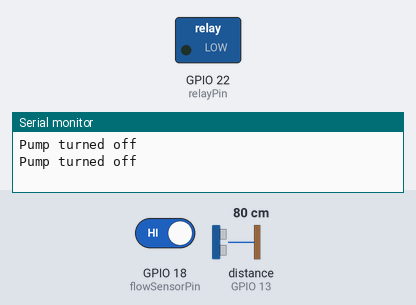
This sketch was run on a simulated ESP32. Parts: switched loads named in the sketch (green lamp = pin HIGH), the last lines printed to the serial monitor. Wiring (inferred from the names in the program): ultrasonic range finder: trigger GPIO 12; echo GPIO 13. Inputs (shaded band) come from the test bench; at power-on: distance to the obstacle (sensor on GPIO 13) 80 cm, GPIO 18 (flowSensorPin) HIGH. The echo pulse lasts 58.3 µs per cm; pins used as bus, display or sensor lines are not drawn.

Above: at 2.2 s.
2.3 s: distance to the obstacle (sensor on GPIO 13) set to 17 cm
4.2 s: distance to the obstacle (sensor on GPIO 13) set to 13 cm
At 6.1 s:
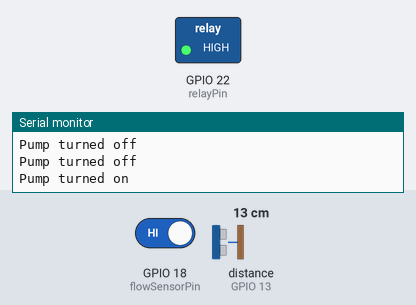
6.5 s: distance to the obstacle (sensor on GPIO 13) set to 18 cm
At 8.0 s:
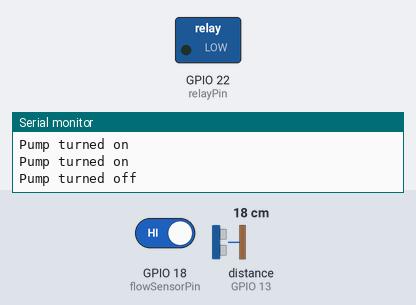
8.9 s: distance to the obstacle (sensor on GPIO 13) set to 9 cm
At 10.8 s:
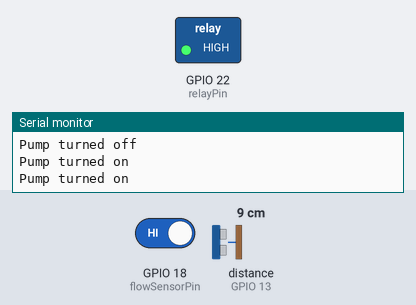
Timing chart, 0 to 11.9 s (numbered marks = the images above; inputs shaded):
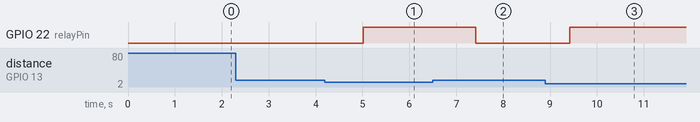

The sketch:

esp32Mastercode.ino
```cpp
// code for the slave esp32
#include <WiFi.h>
#include <esp_wifi.h>
#include <esp_bt.h>

// Function forward declaration
void sendStatusToMaster(String message);
int ultrasonic(); // Function declaration for ultrasonic sensor
int readFlowSensor(); // Function declaration for reading flow sensor

// Define your Wi-Fi credentials
const char* ssid = "your_wifi_ssid";
const char* password = "your_wifi_password";

// Define master ESP32 IP address and port
IPAddress masterIP(192, 168, 1, 1); // Change this to the master ESP32's IP address
const int port = 1234; // Change this to the port you want to use

WiFiClient client;

// Define pin numbers for sensors and relay
const int flowSensorPin = 18;
const int relayPin = 22; // Change this to the pin connected to relay
const int trig = 12; // Ultrasonic sensor trig pin
const int echo = 13; // Ultrasonic sensor echo pin

// Define tank parameters
const int MaxLevel = 15; // Maximum tank height (in CM)
const int Level1 = (MaxLevel * 75) / 100;
const int Level2 = (MaxLevel * 65) / 100;
const int Level3 = (MaxLevel * 55) / 100;
const int Level4 = (MaxLevel * 35) / 100;

bool waterPresent = false;
bool tankFull = false;
bool pumpFault = false;
unsigned long lastFlowCheckTime = 0;
int lastFlowSensorValue = 0;
unsigned long lastWifiConnectAttempt = 0;
const unsigned long wifiConnectInterval = 60000; // 1 minute interval for WiFi connection attempts
const unsigned long wifiConnectTimeout = 15000; // 15 seconds timeout for WiFi connection

void setup() {
  Serial.begin(115200);
  delay(1000);

  // Setup pins
  pinMode(flowSensorPin, INPUT_PULLUP); // Use internal pull-up resistor
  pinMode(relayPin, OUTPUT);
  pinMode(trig, OUTPUT); // Define ultrasonic sensor trig pin as output
  pinMode(echo, INPUT); // Define ultrasonic sensor echo pin as input

  // Disable WiFi and Bluetooth to save power during sleep
  WiFi.mode(WIFI_OFF);
  btStop();
}

void loop() {
  // Read sensor data
  int flowSensorValue = readFlowSensor(); // Read flow sensor
  int ultrasonicSensorValue = ultrasonic(); // Read ultrasonic sensor data

  // Add logic to interpret sensor data and make decisions
  // For now, let's assume water presence is detected if the sensor value is above a threshold
  waterPresent = (flowSensorValue == HIGH); // Adjust threshold as per your sensor

  // Interpret ultrasonic sensor data to determine tank fullness based on provided levels
  if (ultrasonicSensorValue <= MaxLevel) {
    if (ultrasonicSensorValue >= Level1) {
      tankFull = false;
    } else if (ultrasonicSensorValue >= Level2) {
      tankFull = false;
    } else if (ultrasonicSensorValue >= Level3) {
      tankFull = false;
    } else if (ultrasonicSensorValue >= Level4) {
      tankFull = true;
    }
  } else {
    // Ultrasonic sensor reading above tank max level, consider tank full
    tankFull = true;
  }

  // Check for low flow rate indicating pump fault or water supply cutoff
  if (waterPresent && millis() - lastFlowCheckTime > 5000) {
    int currentFlowSensorValue = readFlowSensor();
    if (currentFlowSensorValue == lastFlowSensorValue) {
      pumpFault = true;
      Serial.println("Pump fault detected");
      sendStatusToMaster("Pump fault detected");
    }
    lastFlowCheckTime = millis();
    lastFlowSensorValue = currentFlowSensorValue;
  }

  // Check if water is being pumped
  if (waterPresent && !tankFull && !pumpFault) {
    // If water present, tank not full, and no pump fault, turn on pump
    digitalWrite(relayPin, HIGH);
    Serial.println("Pump turned on");
    lastFlowCheckTime = millis();
    lastFlowSensorValue = flowSensorValue;

    // Send status to master
    sendStatusToMaster("Water present and pumping");
  } else {
    // If water not being pumped, turn off pump
    digitalWrite(relayPin, LOW);
    Serial.println("Pump turned off");
  }

  // Enter light sleep mode until conditions change
  esp_sleep_enable_timer_wakeup(30000000); // Wake up every 30 seconds (30,000,000 microseconds)
  esp_light_sleep_start();
}

void sendStatusToMaster(String message) {
  if (client.connect(masterIP, port)) {
    client.println(message);
    // Close the connection
    client.stop();
  }
}

int ultrasonic() {
  digitalWrite(trig, LOW);
  delayMicroseconds(4);
  digitalWrite(trig, HIGH);
  delayMicroseconds(10);
  digitalWrite(trig, LOW);
  long t = pulseIn(echo, HIGH);
  int distance = t / 29 / 2;

  return distance;
}

int readFlowSensor() {
  return digitalRead(flowSensorPin);
}
```

Measured:
- the behaviour switches between 16 and 15 cm on distance to the obstacle (sensor on GPIO 13) (found by bisection; images 0 and 1)
- after the input at 4.2 s, GPIO 22 (relayPin): LOW → HIGH after 0.82 s
- after the input at 6.5 s, GPIO 22 (relayPin): HIGH → LOW after 0.92 s
- after the input at 8.9 s, GPIO 22 (relayPin): LOW → HIGH after 0.52 s
